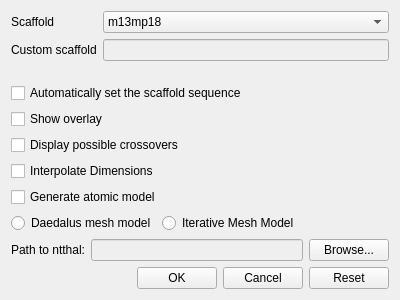
<?xml version="1.0" encoding="UTF-8"?>
<ui version="4.0">
 <class>SEAdenitaCoreSettingsGUI</class>
 <widget class="QWidget" name="SEAdenitaCoreSettingsGUI">
  <property name="geometry">
   <rect>
    <x>0</x>
    <y>0</y>
    <width>400</width>
    <height>300</height>
   </rect>
  </property>
  <property name="sizePolicy">
   <sizepolicy hsizetype="Expanding" vsizetype="Expanding">
    <horstretch>0</horstretch>
    <verstretch>0</verstretch>
   </sizepolicy>
  </property>
  <property name="minimumSize">
   <size>
    <width>400</width>
    <height>300</height>
   </size>
  </property>
  <property name="focusPolicy">
   <enum>Qt::ClickFocus</enum>
  </property>
  <property name="windowTitle">
   <string/>
  </property>
  <layout class="QVBoxLayout" name="verticalLayout">
   <item>
    <layout class="QFormLayout" name="formLayout">
     <item row="0" column="0">
      <widget class="QLabel" name="label">
       <property name="text">
        <string>Scaffold</string>
       </property>
      </widget>
     </item>
     <item row="0" column="1">
      <widget class="QComboBox" name="comboBoxScaffold">
       <item>
        <property name="text">
         <string>m13mp18</string>
        </property>
       </item>
       <item>
        <property name="text">
         <string>p7249</string>
        </property>
       </item>
       <item>
        <property name="text">
         <string>Custom</string>
        </property>
       </item>
      </widget>
     </item>
     <item row="1" column="0">
      <widget class="QLabel" name="label_2">
       <property name="text">
        <string>Custom scaffold</string>
       </property>
      </widget>
     </item>
     <item row="1" column="1">
      <widget class="QLineEdit" name="lineEditCustomScaffold">
       <property name="enabled">
        <bool>false</bool>
       </property>
       <property name="readOnly">
        <bool>false</bool>
       </property>
      </widget>
     </item>
    </layout>
   </item>
   <item>
    <widget class="QCheckBox" name="checkBoxAutoScaffold">
     <property name="text">
      <string>Automatically set the scaffold sequence</string>
     </property>
     <property name="checked">
      <bool>false</bool>
     </property>
    </widget>
   </item>
   <item>
    <widget class="QCheckBox" name="checkBoxOverlay">
     <property name="text">
      <string>Show overlay</string>
     </property>
    </widget>
   </item>
   <item>
    <widget class="QCheckBox" name="checkBoxXODisplay">
     <property name="text">
      <string>Display possible crossovers</string>
     </property>
    </widget>
   </item>
   <item>
    <widget class="QCheckBox" name="checkBoxInterpolateDim">
     <property name="text">
      <string>Interpolate Dimensions</string>
     </property>
     <property name="checked">
      <bool>false</bool>
     </property>
    </widget>
   </item>
   <item>
    <widget class="QCheckBox" name="checkBoxGenerateAtomicDetails">
     <property name="toolTip">
      <string>&lt;html&gt;&lt;head/&gt;&lt;body&gt;&lt;p&gt;Check to generate atomic model when creating DNA structures with Adenita.&lt;/p&gt;&lt;p&gt;Please note that when using this option the generation will be slower since it is necessary to generate all the atoms.&lt;/p&gt;&lt;/body&gt;&lt;/html&gt;</string>
     </property>
     <property name="text">
      <string>Generate atomic model</string>
     </property>
    </widget>
   </item>
   <item>
    <layout class="QHBoxLayout" name="horizontalLayout_3">
     <item>
      <widget class="QRadioButton" name="radioButtonDaedalushMesh">
       <property name="text">
        <string>Daedalus mesh model</string>
       </property>
      </widget>
     </item>
     <item>
      <widget class="QRadioButton" name="radioButtonIterativeMesh">
       <property name="text">
        <string>Iterative Mesh Model</string>
       </property>
      </widget>
     </item>
     <item>
      <spacer name="horizontalSpacer">
       <property name="orientation">
        <enum>Qt::Horizontal</enum>
       </property>
       <property name="sizeHint" stdset="0">
        <size>
         <width>40</width>
         <height>20</height>
        </size>
       </property>
      </spacer>
     </item>
    </layout>
   </item>
   <item>
    <layout class="QHBoxLayout" name="horizontalLayout">
     <item>
      <widget class="QLabel" name="label_3">
       <property name="text">
        <string>Path to ntthal:</string>
       </property>
      </widget>
     </item>
     <item>
      <widget class="QLineEdit" name="lineEditNtthal">
       <property name="enabled">
        <bool>false</bool>
       </property>
       <property name="readOnly">
        <bool>false</bool>
       </property>
      </widget>
     </item>
     <item>
      <widget class="QPushButton" name="pushButtonSetPathNtthal">
       <property name="minimumSize">
        <size>
         <width>75</width>
         <height>0</height>
        </size>
       </property>
       <property name="maximumSize">
        <size>
         <width>100</width>
         <height>16777215</height>
        </size>
       </property>
       <property name="text">
        <string>Browse...</string>
       </property>
      </widget>
     </item>
    </layout>
   </item>
   <item>
    <layout class="QHBoxLayout" name="horizontalLayout_2">
     <item>
      <spacer name="horizontalSpacer_2">
       <property name="orientation">
        <enum>Qt::Horizontal</enum>
       </property>
       <property name="sizeHint" stdset="0">
        <size>
         <width>40</width>
         <height>20</height>
        </size>
       </property>
      </spacer>
     </item>
     <item>
      <widget class="QPushButton" name="pushButtonOK">
       <property name="minimumSize">
        <size>
         <width>75</width>
         <height>0</height>
        </size>
       </property>
       <property name="maximumSize">
        <size>
         <width>100</width>
         <height>16777215</height>
        </size>
       </property>
       <property name="text">
        <string>OK</string>
       </property>
      </widget>
     </item>
     <item>
      <widget class="QPushButton" name="pushButtonCancel">
       <property name="minimumSize">
        <size>
         <width>75</width>
         <height>0</height>
        </size>
       </property>
       <property name="maximumSize">
        <size>
         <width>100</width>
         <height>16777215</height>
        </size>
       </property>
       <property name="text">
        <string>Cancel</string>
       </property>
      </widget>
     </item>
     <item>
      <widget class="QPushButton" name="pushButtonReset">
       <property name="minimumSize">
        <size>
         <width>75</width>
         <height>0</height>
        </size>
       </property>
       <property name="maximumSize">
        <size>
         <width>100</width>
         <height>16777215</height>
        </size>
       </property>
       <property name="text">
        <string>Reset</string>
       </property>
      </widget>
     </item>
    </layout>
   </item>
  </layout>
 </widget>
 <resources/>
 <connections/>
 <slots>
  <slot>onSetPathNtthal()</slot>
 </slots>
</ui>
